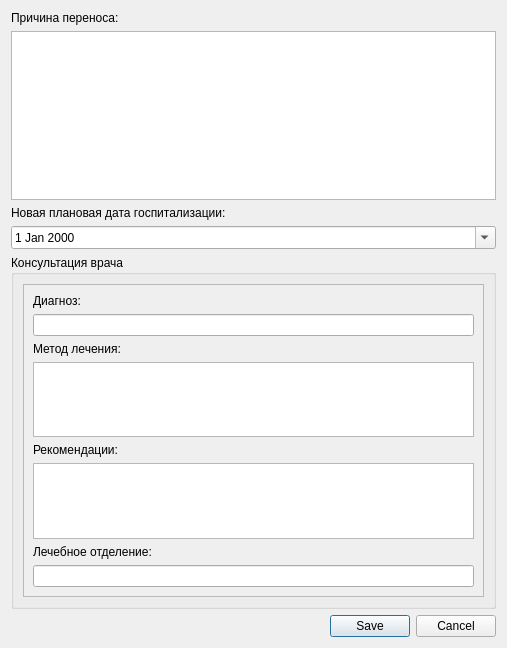
<?xml version="1.0" encoding="UTF-8"?>
<ui version="4.0">
 <class>HospitalizationTransferDialog</class>
 <widget class="QDialog" name="HospitalizationTransferDialog">
  <property name="geometry">
   <rect>
    <x>0</x>
    <y>0</y>
    <width>507</width>
    <height>648</height>
   </rect>
  </property>
  <property name="windowTitle">
   <string>Перенос госпитализации</string>
  </property>
  <layout class="QGridLayout" name="gridLayout">
   <item row="3" column="0" colspan="2">
    <widget class="CDateEdit" name="edtTransferDate">
     <property name="whatsThis">
      <string>дата окончания осмотра</string>
     </property>
     <property name="calendarPopup">
      <bool>true</bool>
     </property>
    </widget>
   </item>
   <item row="0" column="0" colspan="2">
    <widget class="QLabel" name="lblComment">
     <property name="text">
      <string>Причина переноса:</string>
     </property>
    </widget>
   </item>
   <item row="5" column="1">
    <widget class="QDialogButtonBox" name="buttonBox">
     <property name="orientation">
      <enum>Qt::Horizontal</enum>
     </property>
     <property name="standardButtons">
      <set>QDialogButtonBox::Cancel|QDialogButtonBox::Save</set>
     </property>
     <property name="centerButtons">
      <bool>false</bool>
     </property>
    </widget>
   </item>
   <item row="2" column="0" colspan="2">
    <widget class="QLabel" name="lblTransferDate">
     <property name="text">
      <string>Новая плановая дата госпитализации:</string>
     </property>
    </widget>
   </item>
   <item row="1" column="0" colspan="2">
    <widget class="QTextEdit" name="edtComment"/>
   </item>
   <item row="4" column="0" colspan="2">
    <widget class="QGroupBox" name="grpConsultation">
     <property name="enabled">
      <bool>true</bool>
     </property>
     <property name="title">
      <string>Консультация врача</string>
     </property>
     <layout class="QGridLayout" name="gridLayout_2">
      <item row="0" column="0" colspan="2">
       <widget class="QScrollArea" name="scrollArea">
        <property name="widgetResizable">
         <bool>true</bool>
        </property>
        <widget class="QWidget" name="scrollAreaWidgetContents">
         <property name="geometry">
          <rect>
           <x>0</x>
           <y>0</y>
           <width>475</width>
           <height>347</height>
          </rect>
         </property>
         <layout class="QGridLayout" name="gridLayout_3">
          <item row="1" column="0">
           <widget class="QLineEdit" name="edtDiagnosis"/>
          </item>
          <item row="4" column="0">
           <widget class="QLabel" name="lblRecommentedTreatment">
            <property name="text">
             <string>Рекомендации:</string>
            </property>
           </widget>
          </item>
          <item row="0" column="0">
           <widget class="QLabel" name="lblDiagnosis">
            <property name="text">
             <string>Диагноз:</string>
            </property>
           </widget>
          </item>
          <item row="2" column="0">
           <widget class="QLabel" name="lblTreatmentMethod">
            <property name="text">
             <string>Метод лечения:</string>
            </property>
           </widget>
          </item>
          <item row="3" column="0">
           <widget class="QTextEdit" name="edtTreatmentMethod"/>
          </item>
          <item row="5" column="0">
           <widget class="QTextEdit" name="edtRecommentedTreatment"/>
          </item>
          <item row="6" column="0">
           <widget class="QLabel" name="lblTreatmentOrgStructure">
            <property name="text">
             <string>Лечебное отделение:</string>
            </property>
           </widget>
          </item>
          <item row="7" column="0">
           <widget class="QLineEdit" name="edtTreatmentOrgStructure"/>
          </item>
         </layout>
        </widget>
       </widget>
      </item>
     </layout>
    </widget>
   </item>
  </layout>
 </widget>
 <customwidgets>
  <customwidget>
   <class>CDateEdit</class>
   <extends>QDateEdit</extends>
   <header>library/DateEdit.h</header>
  </customwidget>
 </customwidgets>
 <tabstops>
  <tabstop>edtComment</tabstop>
  <tabstop>edtTransferDate</tabstop>
  <tabstop>scrollArea</tabstop>
  <tabstop>edtDiagnosis</tabstop>
  <tabstop>edtTreatmentMethod</tabstop>
  <tabstop>edtRecommentedTreatment</tabstop>
  <tabstop>edtTreatmentOrgStructure</tabstop>
  <tabstop>buttonBox</tabstop>
 </tabstops>
 <resources/>
 <connections>
  <connection>
   <sender>buttonBox</sender>
   <signal>rejected()</signal>
   <receiver>HospitalizationTransferDialog</receiver>
   <slot>reject()</slot>
   <hints>
    <hint type="sourcelabel">
     <x>316</x>
     <y>260</y>
    </hint>
    <hint type="destinationlabel">
     <x>286</x>
     <y>274</y>
    </hint>
   </hints>
  </connection>
  <connection>
   <sender>buttonBox</sender>
   <signal>accepted()</signal>
   <receiver>HospitalizationTransferDialog</receiver>
   <slot>accept()</slot>
   <hints>
    <hint type="sourcelabel">
     <x>248</x>
     <y>254</y>
    </hint>
    <hint type="destinationlabel">
     <x>157</x>
     <y>274</y>
    </hint>
   </hints>
  </connection>
 </connections>
</ui>
